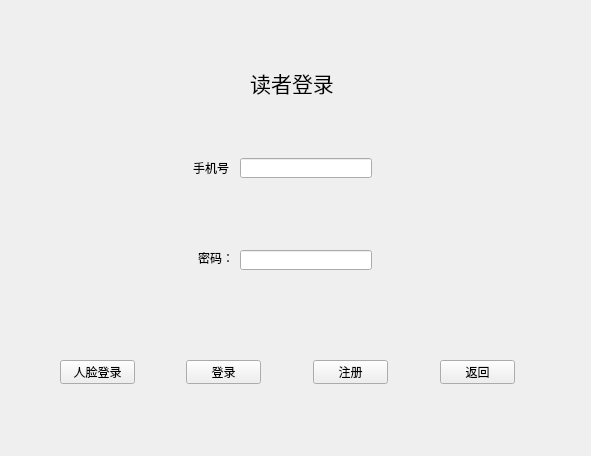
<?xml version="1.0" encoding="UTF-8"?>
<ui version="4.0">
 <class>ReaderLoginWidget</class>
 <widget class="QWidget" name="ReaderLoginWidget">
  <property name="geometry">
   <rect>
    <x>0</x>
    <y>0</y>
    <width>591</width>
    <height>456</height>
   </rect>
  </property>
  <property name="windowTitle">
   <string>Form</string>
  </property>
  <widget class="QLabel" name="label_3">
   <property name="geometry">
    <rect>
     <x>250</x>
     <y>70</y>
     <width>84</width>
     <height>26</height>
    </rect>
   </property>
   <property name="font">
    <font>
     <family>黑体</family>
     <pointsize>16</pointsize>
    </font>
   </property>
   <property name="text">
    <string>读者登录</string>
   </property>
   <property name="alignment">
    <set>Qt::AlignCenter</set>
   </property>
  </widget>
  <widget class="QPushButton" name="m_returnButton_2">
   <property name="geometry">
    <rect>
     <x>60</x>
     <y>360</y>
     <width>75</width>
     <height>24</height>
    </rect>
   </property>
   <property name="text">
    <string>人脸登录</string>
   </property>
  </widget>
  <widget class="QLineEdit" name="m_accountLineEdit">
   <property name="geometry">
    <rect>
     <x>240</x>
     <y>158</y>
     <width>132</width>
     <height>20</height>
    </rect>
   </property>
   <property name="text">
    <string/>
   </property>
  </widget>
  <widget class="QLabel" name="label">
   <property name="geometry">
    <rect>
     <x>193</x>
     <y>158</y>
     <width>41</width>
     <height>20</height>
    </rect>
   </property>
   <property name="text">
    <string>手机号：</string>
   </property>
  </widget>
  <widget class="QLabel" name="label_2">
   <property name="geometry">
    <rect>
     <x>198</x>
     <y>250</y>
     <width>36</width>
     <height>16</height>
    </rect>
   </property>
   <property name="text">
    <string>密码：</string>
   </property>
  </widget>
  <widget class="QLineEdit" name="m_passwordLineEdit">
   <property name="geometry">
    <rect>
     <x>240</x>
     <y>250</y>
     <width>132</width>
     <height>20</height>
    </rect>
   </property>
   <property name="text">
    <string/>
   </property>
   <property name="echoMode">
    <enum>QLineEdit::Password</enum>
   </property>
  </widget>
  <widget class="QPushButton" name="m_loginButton">
   <property name="geometry">
    <rect>
     <x>186</x>
     <y>360</y>
     <width>75</width>
     <height>24</height>
    </rect>
   </property>
   <property name="text">
    <string>登录</string>
   </property>
  </widget>
  <widget class="QPushButton" name="m_registerButton">
   <property name="geometry">
    <rect>
     <x>313</x>
     <y>360</y>
     <width>75</width>
     <height>24</height>
    </rect>
   </property>
   <property name="text">
    <string>注册</string>
   </property>
  </widget>
  <widget class="QPushButton" name="m_returnButton">
   <property name="geometry">
    <rect>
     <x>440</x>
     <y>360</y>
     <width>75</width>
     <height>24</height>
    </rect>
   </property>
   <property name="text">
    <string>返回</string>
   </property>
  </widget>
 </widget>
 <resources/>
 <connections/>
</ui>
